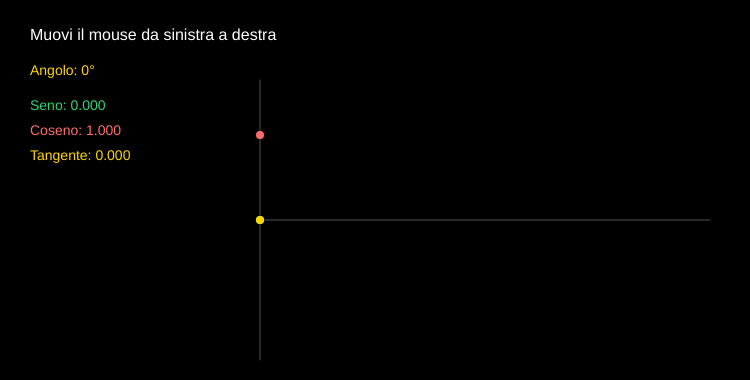
Frame 1 (no input)
Frame 60 (no input): identical to frame 1, image omitted
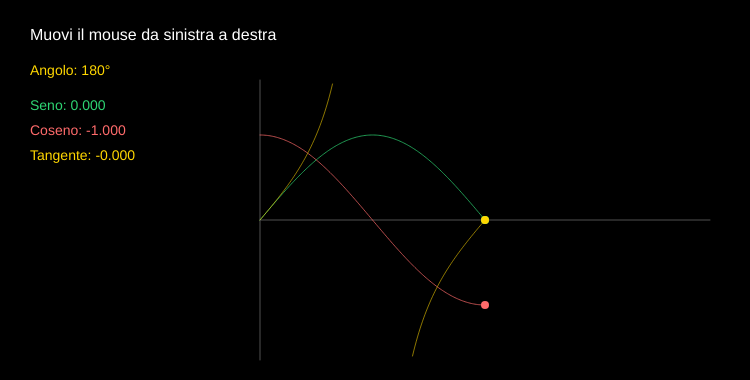
Frame 120 (the mouse pressed at the canvas centre since frame 60)

The p5.js sketch that drew these frames (run headless with seeded random() and noise() and a simulated clock; from frame 60 on, the mouse is pressed at the canvas centre):

// p5.js sketch
// ── sketch.js
let graficoX = 260;  // Spostato a sinistra per dare massima larghezza al grafico
let graficoY = 220;  // Centro verticale del grafico
let raggio = 85;     // Ampiezza/Altezza di riferimento per le onde

function setup() {
  createCanvas(750, 380); // Stessa dimensione standard uniformata
}

function draw() {
  background(0); // Sfondo nero fisso puro
  textFont('Helvetica');

  // 1. CALCOLO DELL'ANGOLO IN BASE AL MOUSE
  let angolo = map(mouseX, 0, width, 0, 360);
  angolo = constrain(angolo, 0, 360); 
  let rad = radians(angolo);          
  
  let valSeno = sin(rad);
  let valCoseno = cos(rad);
  let valTangente = tan(rad);

  // 2. ASSI CARTESIANI DEL DIAGRAMMA
  stroke(80);
  strokeWeight(1);
  line(graficoX, graficoY, graficoX + 450, graficoY); // Asse X (Angoli)
  line(graficoX, graficoY - 140, graficoX, graficoY + 140); // Asse Y (Valori)

  // Calcolo della coordinata X corrente sul grafico per i pallini mobili
  let ondaX = map(angolo, 0, 360, graficoX, graficoX + 450);

  // 3. TRACCIAMENTO DEL SENO (Verde)
  stroke(46, 213, 115, 180);
  noFill();
  beginShape();
  for (let a = 0; a <= angolo; a++) {
    let x = map(a, 0, 360, graficoX, graficoX + 450);
    let y = graficoY - sin(radians(a)) * raggio;
    vertex(x, y);
  }
  endShape();
  
  // Pallino mobile Seno
  fill(46, 213, 115); noStroke();
  ellipse(ondaX, graficoY - valSeno * raggio, 8, 8);

  // 4. TRACCIAMENTO DEL COSENO (Rosso)
  stroke(255, 107, 107, 180);
  noFill();
  beginShape();
  for (let a = 0; a <= angolo; a++) {
    let x = map(a, 0, 360, graficoX, graficoX + 450);
    let y = graficoY - cos(radians(a)) * raggio;
    vertex(x, y);
  }
  endShape();
  
  // Pallino mobile Coseno
  fill(255, 107, 107); noStroke();
  ellipse(ondaX, graficoY - valCoseno * raggio, 8, 8);

  // 5. TRACCIAMENTO DELLA TANGENTE (Giallo)
  stroke(255, 215, 0, 140);
  noFill();
  beginShape();
  for (let a = 0; a <= angolo; a++) {
    // Interruzione nei punti critici (90° e 270°) per evitare linee verticali errate
    if (floor(a) === 90 || floor(a) === 270) {
      endShape();
      beginShape();
      continue; 
    }
    let x = map(a, 0, 360, graficoX, graficoX + 450);
    let y = graficoY - tan(radians(a)) * raggio;
    
    // Conteniamo la tangente dentro i limiti dello schermo
    if (y > graficoY - 140 && y < graficoY + 140) {
      vertex(x, y);
    }
  }
  endShape();
  
  // Pallino mobile Tangente (visibile solo se non è all'infinito)
  let ondaYTan = graficoY - valTangente * raggio;
  if (ondaYTan > graficoY - 140 && ondaYTan < graficoY + 140) {
    fill(255, 215, 0); noStroke();
    ellipse(ondaX, ondaYTan, 8, 8);
  }

  // 6. TESTI INFORMATIVI E LEGENDA (A SINISTRA)
  fill(255);
  textSize(16);
  text("Muovi il mouse da sinistra a destra", 30, 40); // Testo originale ripristinato
  
  textSize(14);
  fill(255, 215, 0);
  text("Angolo: " + floor(angolo) + "°", 30, 75);
  
  // Voce Seno
  fill(46, 213, 115);
  text("Seno: " + valSeno.toFixed(3), 30, 110);
  
  // Voce Coseno
  fill(255, 107, 107);
  text("Coseno: " + valCoseno.toFixed(3), 30, 135);
  
  // Voce Tangente con gestione dell'infinito
  fill(255, 215, 0);
  if (floor(angolo) === 90 || floor(angolo) === 270) {
    text("Tangente: ±∞", 30, 160);
  } else {
    text("Tangente: " + valTangente.toFixed(3), 30, 160);
  }
}
